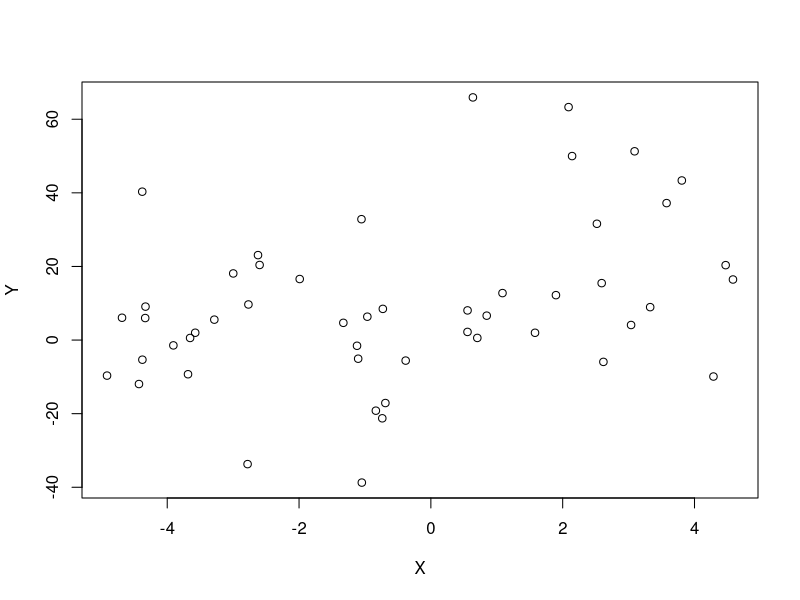

Source code (R): (Note: a time limit stopped this script after it produced the figure.)
## ---- chunk 1
knitr::opts_chunk$set(cache=FALSE, echo = TRUE, tidy=TRUE, tidy.opts=list(blank=FALSE, width.cutoff=50), out.width='\\maxwidth')
options(width=50)
# Installation des packages si nécessaire et chargement
Library <- function(Packages) {
  InstallAndLoad <- function(Package) {
    if (!Package %in% installed.packages()[, 1]) {install.packages(Package, repos="https://cran.rstudio.com/")}
    require(Package, character.only = TRUE)
  }
  invisible(sapply(Packages, InstallAndLoad))
}
# Ajouter les packages nécessaires ici
Library(c("kableExtra", "tidyverse"))
## ---- chunk 2
# Paramètres
a <- 10
b <- 2
sigma <- 20
n <- 50
# Données
X <- runif(n, min=-5, max=5)
Y <- a + b*X + rnorm(n, 0, sigma)
## ---- chunk 3
plot(Y~X)
## ---- chunk 4
ll_Y_theta <- function(Y, X, theta){
  a <- theta[1]
  b <- theta[2]
  sigma <- theta[3]
  # Valeur prédite par le modèle
  prediction <- a + b*X
  # Log-vraisemblance de chaque valeur de y
  single_likelihoods <- dnorm(Y, mean = prediction, sd = sigma, log = TRUE) 
  return (sum(single_likelihoods))
}
## ---- chunk 5
ll_prior <- function(theta){
  a <- theta[1]
  b <- theta[2]
  sigma <- theta[3]
  # Log-vraisemblance de chaque paramètre dans sa loi a priori
  a_prior <- dunif(a, min=-100, max=100, log=TRUE)
  b_prior <- dunif(b, min=-100, max=100, log=TRUE)
  sigma_prior <- dunif(sigma, min=0, max=30, log=TRUE)
  return(a_prior+b_prior+sigma_prior)
}
## ---- chunk 6
ll_posterior <- function(Y, X, theta){
  return (ll_Y_theta(Y, X, theta) + ll_prior(theta))
}
## ---- chunk 7
proposal <- function(theta, sigma_prop){
  return(rnorm(length(theta) , mean = theta, sd = sigma_prop))
}
## ---- chunk 8
MetropolisMCMC <- function(Y, X, sigma_prop, theta_0, iterations){
  # Stockage. Chaque ligne du tableau contient une itération ; les colonnes contiennent theta
  chain <- matrix(nrow = iterations+1, ncol = length(theta_0))
  # Noms des paramètres
  colnames(chain) <- names(theta_0)
  # Stockage des vraisemblances
  ll_data <- numeric(length = iterations+1)
  # Valeurs initiales
  chain[1, ] <- theta_0
  ll_data[1] <- ll_Y_theta(Y, X, theta_0)
  # Initialisation d'une barre de progression
  pgb <- txtProgressBar(min=0, max=iterations)
  # Chaîne de Markov
  for (i in 1:iterations){
    # Proposition d'une valeur de theta
    theta_proposal <- proposal(chain[i,], sigma_prop)
    # Rapport de vraisemblance entre la proposition et la valeur précédente de theta
    l_ratio <- exp(ll_posterior(Y, X, theta_proposal) - ll_posterior(Y, X, chain[i, ]))
    # Acceptation ou non
    if (runif(1) < l_ratio) {
      chain[i+1, ] <- theta_proposal
    } else {
      chain[i+1, ] <- chain[i, ]
    }
    # Enregistrement de la vraisemblance de Y sachant theta
    ll_data[i+1] <- ll_Y_theta(Y, X, chain[i+1, ])
    setTxtProgressBar(pgb, i)
  }
  # Retour d'un tableau complet: theta et vraisemblance
  return(cbind(chain, LogVraisemblance = ll_data))
}
## ---- chunk 9
# Nombre de pas de la chaîne
iterations <- 1E6
# Ecart-type de la marche aléatoire (pour chaque paramètre)
sigma_prop <- c(1, 1, 2)
# Valeur initiale des paramètres
theta_0 <- c(runif(2, min=-100, max=100), runif(1, min=0, max=30))
names(theta_0) <- c("Intercept", "Pente", "EcartType")
# Lancement de la chaîne de Markov
chain <- MetropolisMCMC(Y, X, sigma_prop, theta_0, iterations)
## ---- chunk 10
# Evolution de la vraisemblance
par(mfrow = c(1,2))
plot(chain[, length(theta_0)+1], type="l", main="Evolution de la vraisemblance", xlab="Pas", ylab="log Vraisemblance")
burn_in <- 5E3
plot(chain[-(1:burn_in), length(theta_0)+1], type="l", main="Après convergence", xlab="Pas", ylab="log Vraisemblace")
# Taux d'acceptation de la chaine de Markov
(acceptance <- 1-mean(duplicated(chain[-(1:burn_in),])))
## ---- chunk 11
par(mfrow = c(1, length(theta_0)))
for (i in 1:length(theta_0)){
  Titre <- paste("Distribution de", names(theta_0)[i])
  Mediane <- format(median(chain[-(1:burn_in), i]), digits = 4)
  hist(chain[-(1:burn_in), i], xlab=paste("Mediane :", Mediane),  main=Titre)
  abline(v=Mediane, col="red")
}
## ---- chunk 12
summary(flm <- lm(Y ~ X))
## ---- chunk 13
acf(chain[-(1:burn_in), -ncol(chain)], lag.max=100)
## ---- chunk 14
# Distribution a posteriori. Elimination du prechauffage et de la vraisemblance, éclaircie.
posterior <- chain[-(1:burn_in), -ncol(chain)][seq(1, iterations-burn_in, by=50), ]
## ---- chunk 15
par(mfrow = c(1, length(theta_0)))
for (i in 1:length(theta_0)){
  Titre <- paste("Distribution de", names(theta_0)[i])
  Mediane <- format(median(posterior[, i]), digits = 4)
  hist(posterior[, i], xlab=paste("Mediane :", Mediane),  main=Titre)
  abline(v=Mediane, col="red")
}
## ---- chunk 16
cor(posterior)
